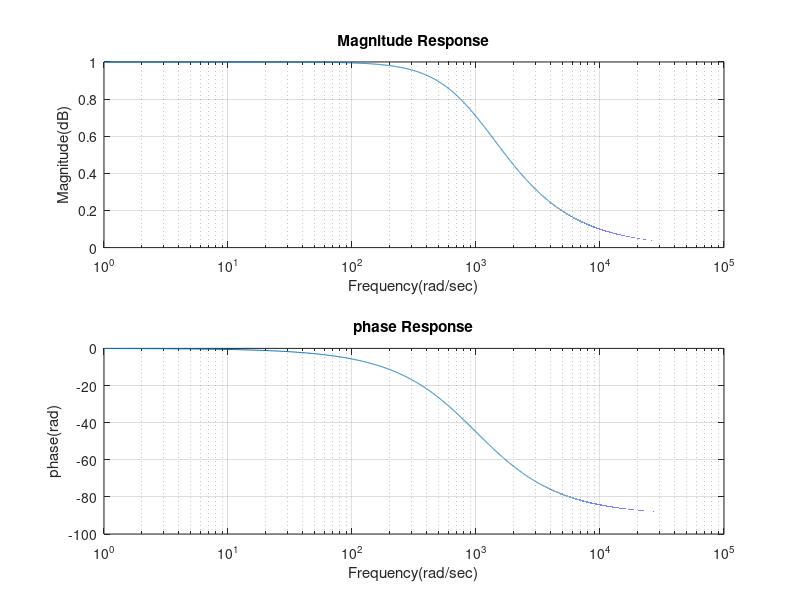

This chart was generated by the following MATLAB code:
clear all;
close all; 
clc;
R = 1000;
C = 10^-6;
W = 0:50000;
num = [1];
den = [(R*C) 1];
TF = freqs(num,den,W);
mag = abs(TF);
phase = angle(TF)*180/pi;
subplot(2,1,1);
semilogx(W,mag); %logscale along x-axis to visualize larger value to smaller value
title('Magnitude Response');
xlabel('Frequency(rad/sec)');
ylabel('Magnitude(dB)');
grid on;
subplot(2,1,2);
semilogx(W,phase);
title('phase Response');
xlabel('Frequency(rad/sec)');
ylabel('phase(rad)');
grid on;

